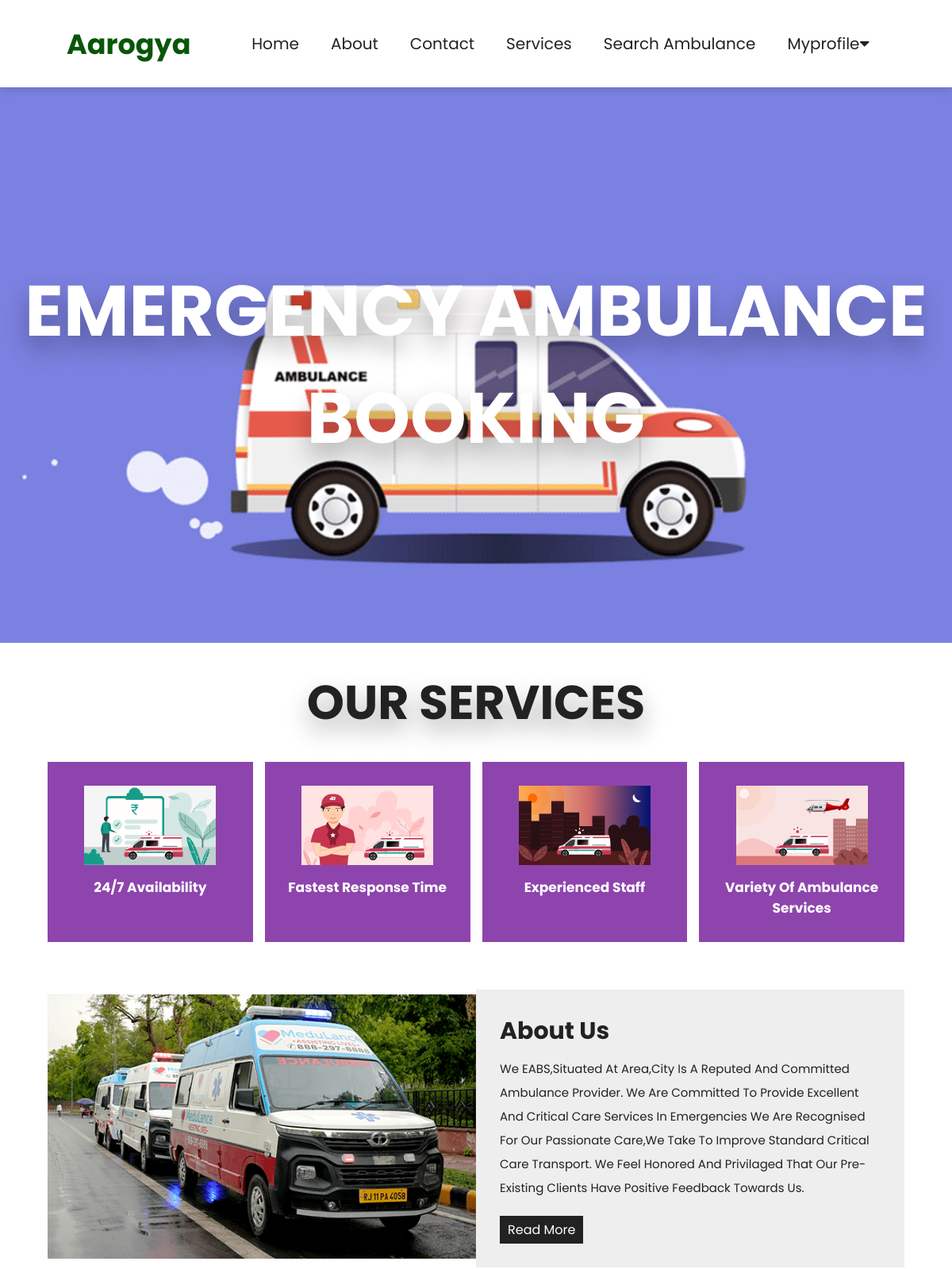
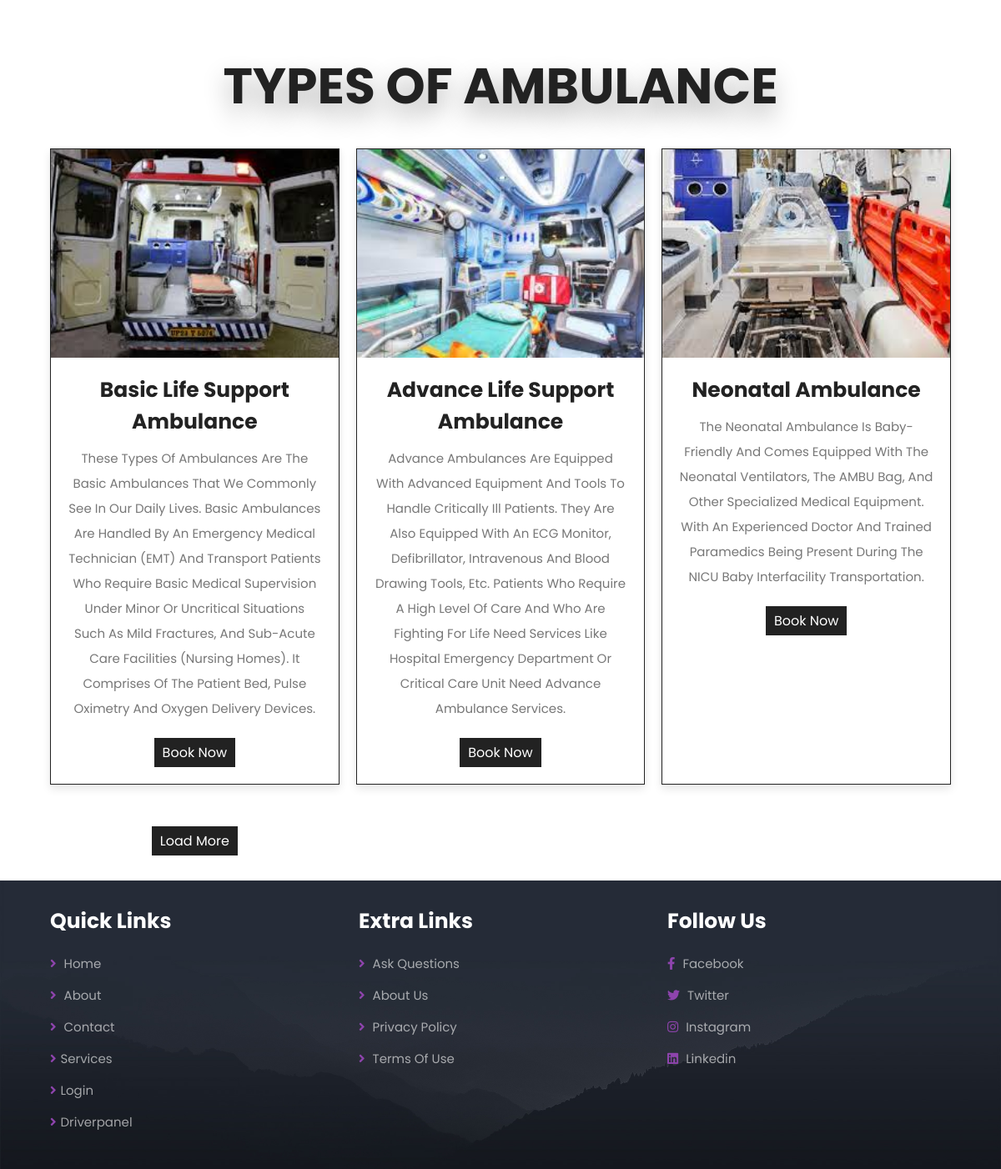
Screenshot of /home.php (signed in) with the database file from the repository (2 pictures, top to bottom).
### tables this page shows
CREATE TABLE `services` (
  `service_id` int(11) NOT NULL,
  `service_name` text NOT NULL,
  `service_desc` text NOT NULL,
  `service_img` text NOT NULL
);

### home.php (the view, shortened to what this page needs)
<?php
require_once 'config.php';
?>
<!DOCTYPE html>
<html lang="en">
<head>
   <link rel="stylesheet" href="https://unpkg.com/swiper@7/swiper-bundle.min.css" />
   <link rel="stylesheet" href="https://cdnjs.cloudflare.com/ajax/libs/font-awesome/5.15.4/css/all.min.css">
   <link rel="stylesheet" href="style.css?v=<?php echo time();?>">
</head>
<body>
<section class="header">
   <a href="home.php" class="logo">Aarogya</a>
   <nav class="navbar">
   <ul>
        <li><a href="home.php">home</a></li>
        <li> <a href="about.php">about</a></li>
        <li><a href="contact.php">contact</a></li>
        <li><a href="services.php">services</a></li>
        <li> <a href="payment/view.php">Search Ambulance</a></li>
        <li><a href="myprofile.php">myprofile<i class="fas fa-caret-down"></i></a>
                    </li>
</ul>
   </nav>
</section>
<body>
<section class="home">
   <div class="swiper home-slider">
   <div class="swiper-wrapper">
<div class="swiper-slide slide" style="background:url(uploads/ambulance.gif) no-repeat">
<h1>Emergency Ambulance Booking</h1>
</div>
</section>
<section class="services">
   <h1 class="heading-title"> our services </h1>
   <div class="box-container">
      <div class="box">
         <img src="uploads/choose1.png" alt="">
         <h3>24/7 availability</h3>
      </div>
      <div class="box">
         <img src="uploads/choose2.png" alt="">
         <h3>fastest response time</h3>
      </div>
      <div class="box">
         <img src="uploads/choose4.png" alt="">
         <h3>experienced staff</h3>
      </div>
      <div class="box">
         <img src="uploads/choose6.png" alt="">
         <h3>variety of ambulance services</h3>
      </div>
   </div>
</section>
<section class="home-about">
   <div class="image">
      <img src="uploads/about.png" alt="">
   </div>
   <div class="content">
      <h3>about us</h3>
      <p>we EABS,situated at area,city is a reputed and committed ambulance provider.
         we are committed to provide excellent and critical care services in emergencies
      we are recognised for our passionate care,we take to improve standard critical care transport.
         we feel honored and privilaged that our pre-existing clients have positive feedback towards us.</p>
      <a href="about.php" class="btn">read more</a>
   </div>
</section>
<section class="packages">
   <h1 class="heading-title">Types of Ambulance</h1>
   <div class="box-container">
     <?php
      $sql = "SELECT * FROM services LIMIT 3";
      $result =$conn->query($sql);
      if($result->num_rows >0){
         while($row=$result->fetch_assoc()){
            echo ' <div class="box">
            <div class="image">
               <img src="'.str_replace('..','.',$row['service_img']).'" alt="">
            </div>
            <div class="content">
               <h3>'.$row['service_name'].'</h3>
               <p>'.$row['service_desc'].'</p>
               <a href="view.php" class="btn">book now</a>
            </div>
         </div>';
         }
      }
     ?>
    <div class="center">
   <div class="load-more"><a href="services.php" class="btn">load more</a></div>
</div>
</section>
<section class="footer">
   <div class="box-container">
      <div class="box">
         <h3>quick links</h3>
         <a href="home.php"> <i class="fas fa-angle-right"></i> home</a>
         <a href="about.php"> <i class="fas fa-angle-right"></i> about</a>
         <a href="contact.php"> <i class="fas fa-angle-right"></i> contact</a>
         <a href="services.php"> <i class="fas fa-angle-right"></i>services</a>
         <a href="login.php"> <i class="fas fa-angle-right"></i>login</a>
         <a href="driverpanel.php"> <i class="fas fa-angle-right"></i>driverpanel</a>
      </div>
      <div class="box">
         <h3>extra links</h3>
         <a href="#"> <i class="fas fa-angle-right"></i> ask questions</a>
         <a href="#"> <i class="fas fa-angle-right"></i> about us</a>
         <a href="#"> <i class="fas fa-angle-right"></i> privacy policy</a>
         <a href="#"> <i class="fas fa-angle-right"></i> terms of use</a>
      </div>
      <div class="box">
         <h3>follow us</h3>
         <a href="#"> <i class="fab fa-facebook-f"></i> facebook </a>
         <a href="#"> <i class="fab fa-twitter"></i> twitter </a>
         <a href="#"> <i class="fab fa-instagram"></i> instagram </a>
         <a href="#"> <i class="fab fa-linkedin"></i> linkedin </a>
      </div>
   </div>
</section>
</body>
</html>

### style.css (style rules this page uses)
:root { --main-color:#8e44ad; --black:#222; --white:#fff; --light-black:#777; --light-white:#fff9; --dark-bg:rgba(0,0,0,.7); --light-bg:#eee; --border:.1rem solid var(--black); --box-shadow:0 .5rem 1rem rgba(0,0,0,.1); --text-shadow:0 1.5rem 3rem rgba(0,0,0,.3); }
* { font-family: 'Poppins', sans-serif; margin:0; padding:0; box-sizing: border-box; outline: none; border:none; text-decoration: none; text-transform: capitalize; }
html { font-size: 62.5%; overflow-x: hidden; }
section { padding:5rem 10%; }
h1 { font-size: 9rem; text-transform: uppercase; color:var(--white); text-shadow: var(--text-shadow); }
.btn { display: inline-block; background: var(--black); margin-top: 1rem; color:var(--white); font-size: 1.6rem; padding:0.5rem 1rem; cursor: pointer; }
.heading-title { text-align: center; margin-bottom: 3rem; font-size: 6rem; text-transform: uppercase; color:var(--black); }
.header { position: sticky; top:0; left:0; right:0; z-index: 1000; background-color: var(--white); display: flex; padding-top: 2rem; padding-bottom: 2rem; box-shadow: var(--box-shadow); align-items: center; justify-content: space-between; padding: 20px 7%; }
.header .logo { font-size: 35px; font-weight: bolder; color:rgb(9, 86, 9); }
.header .navbar ul { list-style: none; }
.header .navbar ul li { position:relative; float:left; }
.header .navbar ul li a { font-size: 2rem; color:#222; color:var(--black); padding:20px; display:block; }
.home { padding:0; }
.home .slide { text-align: center; padding:2rem; display: flex; align-items: center; justify-content: center; background-size: cover !important; background-position: center !important; min-height: 70rem; }
.services .box-container { display: grid; grid-template-columns: repeat(auto-fit, minmax(16rem, 1fr)); gap: 1.5rem; }
.services .box-container .box { padding:3rem 2rem; text-align: center; background: var(--main-color); cursor: pointer; }
.services .box-container .box img { height: 10rem; }
.services .box-container .box h3 { color:var(--white); font-size: 1.7rem; padding-top: 1rem; }
.home-about { display: flex; align-items: center; flex-wrap: wrap; }
.home-about .image { flex:1 1 41rem; }
.home-about .image img { width: 100%; }
.home-about .content { flex:1 1 41rem; padding:3rem; background: var(--light-bg); }
.home-about .content h3 { font-size: 3rem; color:var(--black); }
.home-about .content p { font-size: 1.5rem; padding:1rem 0; line-height: 2; color:var(--black); }
.packages .box-container { display: grid; grid-template-columns: repeat(auto-fit, minmax(30rem, 1fr)); gap: 2rem; }
.packages .box-container .box { border:var(--border); box-shadow: var(--box-shadow); background: var(--white); display: none; }
.packages .box-container .box:nth-child(1), .packages .box-container .box:nth-child(2), .packages .box-container .box:nth-child(3), .packages .box-container .box:nth-child(4), .packages .box-container .box:nth-child(5), .packages .box-container .box:nth-child(6) { display: inline-block; }
.packages .box-container .box .image { height: 25rem; overflow: hidden; }
.packages .box-container .box .image img { height: 100%; width: 100%; object-fit: cover; transition: .2s linear; }
.packages .box-container .box .content { padding:2rem; text-align: center; }
.packages .box-container .box .content h3 { font-size: 2.5rem; color:var(--black); }
.packages .box-container .box .content p { font-size: 1.5rem; color:var(--light-black); line-height: 2; padding:1rem 0; }
.packages .load-more { text-align: center; margin-top: 2rem; }
.footer { background: url( uploads/footer-bg.jpg) no-repeat; background-size: cover; background-position: center; }
.footer .box-container { display: grid; grid-template-columns: repeat(auto-fit, minmax(25rem, 1fr)); gap: 3rem; }
.footer .box-container .box h3 { color:var(--white); font-size: 2.5rem; padding-bottom: 2rem; }
.footer .box-container .box a { color:var(--light-white); font-size: 1.5rem; padding-bottom: 1.5rem; display: block; }
.footer .box-container .box a i { color:var(--main-color); padding-right: .5rem; transition: .2s linear; }
@media (max-width:1200px) { section { padding:3rem 5%; } }

### rows the page displays
services: service_img (picture), service_name "Basic Life Support Ambulance", service_desc "These Types Of Ambulances Are The Basic Ambulances That We Commonly See In Our Daily Lives. Basic Ambulances Are Handled By An Emergency Medical Technician (EMT) And Transport Patients Who Require Basic Medical Supervision Under Minor Or Uncritical Situations Such As Mild Fractures, And Sub-Acute Care Facilities (Nursing Homes). It Comprises Of The Patient Bed, Pulse Oximetry And Oxygen Delivery Devices."
services: service_img (picture), service_name "Advance Life Support Ambulance", service_desc "Advance Ambulances Are Equipped With Advanced Equipment And Tools To Handle Critically Ill Patients. They Are Also Equipped With An ECG Monitor, Defibrillator, Intravenous And Blood Drawing Tools, Etc. Patients Who Require A High Level Of Care And Who Are Fighting For Life Need Services Like Hospital Emergency Department Or Critical Care Unit Need Advance Ambulance Services."
services: service_img (picture), service_name "Neonatal Ambulance", service_desc "The Neonatal Ambulance Is Baby-Friendly And Comes Equipped With The Neonatal Ventilators, The AMBU Bag, And Other Specialized Medical Equipment. With An Experienced Doctor And Trained Paramedics Being Present During The NICU Baby Interfacility Transportation."
